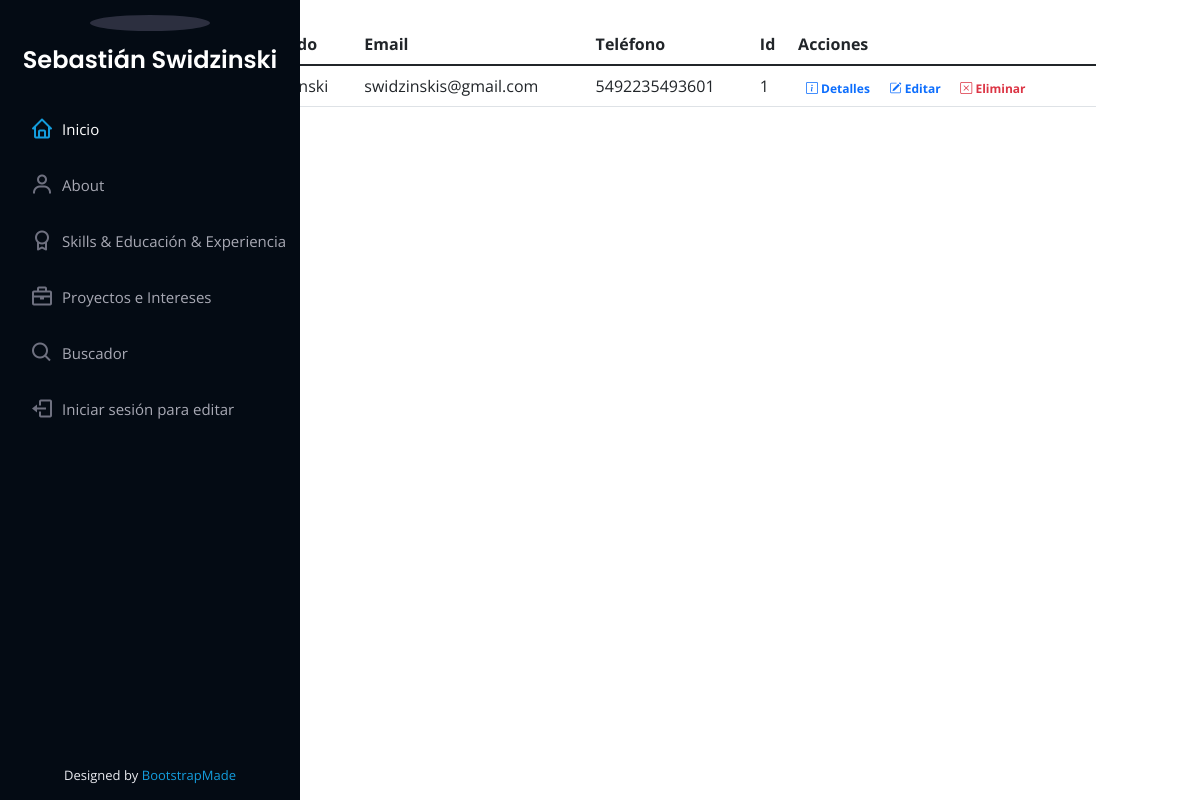
/yoListar, run on the app's committed database.
### portfolio1/models.py (models this page shows, shortened)
class Yo(models.Model):
    nombre= models.CharField(max_length=30, verbose_name="Nombre")
    apellido= models.CharField(max_length=30, verbose_name="Apellido")
    telefono = models.IntegerField(verbose_name="Teléfono")
    email= models.EmailField(verbose_name="E-mail")
    fechaDeNacimiento = models.DateField(verbose_name="Nacimiento")
    webSite = models.CharField(max_length=55, verbose_name="Website")
    ciudad = models.CharField(max_length=30, verbose_name="Ciudad")
    disponibilidad = models.BooleanField(verbose_name="Disponibilidad")
    palabrasClave =  models.CharField(max_length=300, verbose_name="Palabras Clave")
    resumen =  models.CharField(max_length=300, verbose_name="Resumen")
    imagen = models.ImageField(verbose_name="Imagen", upload_to="portfolio1/static/assets/img", null=True, blank=True)

### portfolio1/views.py (the view)
# urls.py: path('yoListar', views.YoList.as_view(), name='yoListar'),
class YoList(ListView):
      model = Yo
      template_name = "portfolio1/yo_list.html"

### portfolio1/templates/portfolio1/yo_list.html
{% extends "portfolio1/padre.html" %}
{% load static %}
{% block contenidoQueCambia %}
<body>
    <br>
                    <div class="row gx-5 justify-content-center">
                        <div class="col-lg-10 table-responsive">
                            <table class="table table-theme">
                                <thead>
                                    <tr>
                                        <th scope="col">#</th>
                                        <th scope="col">Nombre</th>
                                        <th scope="col">Apellido</th>
                                        <th scope="col">Email</th>
                                        <th scope="col">Teléfono</th>
                                        <th scope="col">Id</th>
                                        <th scope="col">Acciones</th>
                                    </tr>
                                </thead>
                                <tbody>
                                    {% for yo in object_list %}
                                        <tr>
                                            <th scope="row">{{forloop.counter}}</th>
                                            <td>{{yo.nombre}}</td>
                                            <td>{{yo.apellido}}</td>
                                            <td>{{yo.email}}</td>
                                            <td>{{yo.telefono}}</td>
                                            <td>{{yo.id}}</td>
                                            <td>
                                                <a href="{% url 'yoDetalle' yo.id %}" class="text-primary badge badge-primary text-decoration-none"> <i class="bi bi-info-square"></i> Detalles</a>
                                                <a href="{% url 'yoEditar' yo.id %}" class="text-primary badge badge-primary text-decoration-none"> <i class="bi bi-pencil-square"></i> Editar</a>
                                                <a href="{% url 'yoEliminar' yo.id %}" class="text-danger badge badge-danger text-decoration-none"> <i class="bi bi-x-square"></i> Eliminar</a>
                                            </td>
                                        </tr>
                                    {% endfor %}
                                </tbody>
                            </table>
                        </div>
                    </div>
    <a href="{% url 'yoNuevo'  %}">Nuevo Perfil</a> |
</body>
</html>
{% endblock %}

### portfolio1/static/assets/css/style.css (style rules this page uses)
body { font-family: "Open Sans", sans-serif; color: #272829; }
a { color: #149ddd; text-decoration: none; }

### data on the page
Yo: email "swidzinskis@gmail.com", telefono "5492235493601", id "1"
